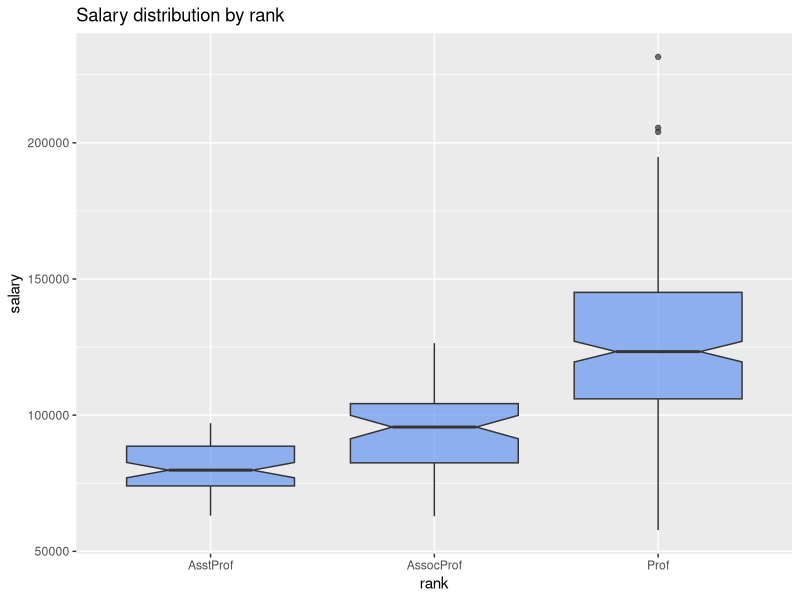

This chart was generated by the following R code:
#creating box plot #with notches
library(tidyverse)
library(carData)
ggplot(Salaries, aes(x=rank, y=salary))+geom_boxplot(notch=T, fill="cornflowerblue", alpha=.7)+labs(title="Salary distribution by rank")
